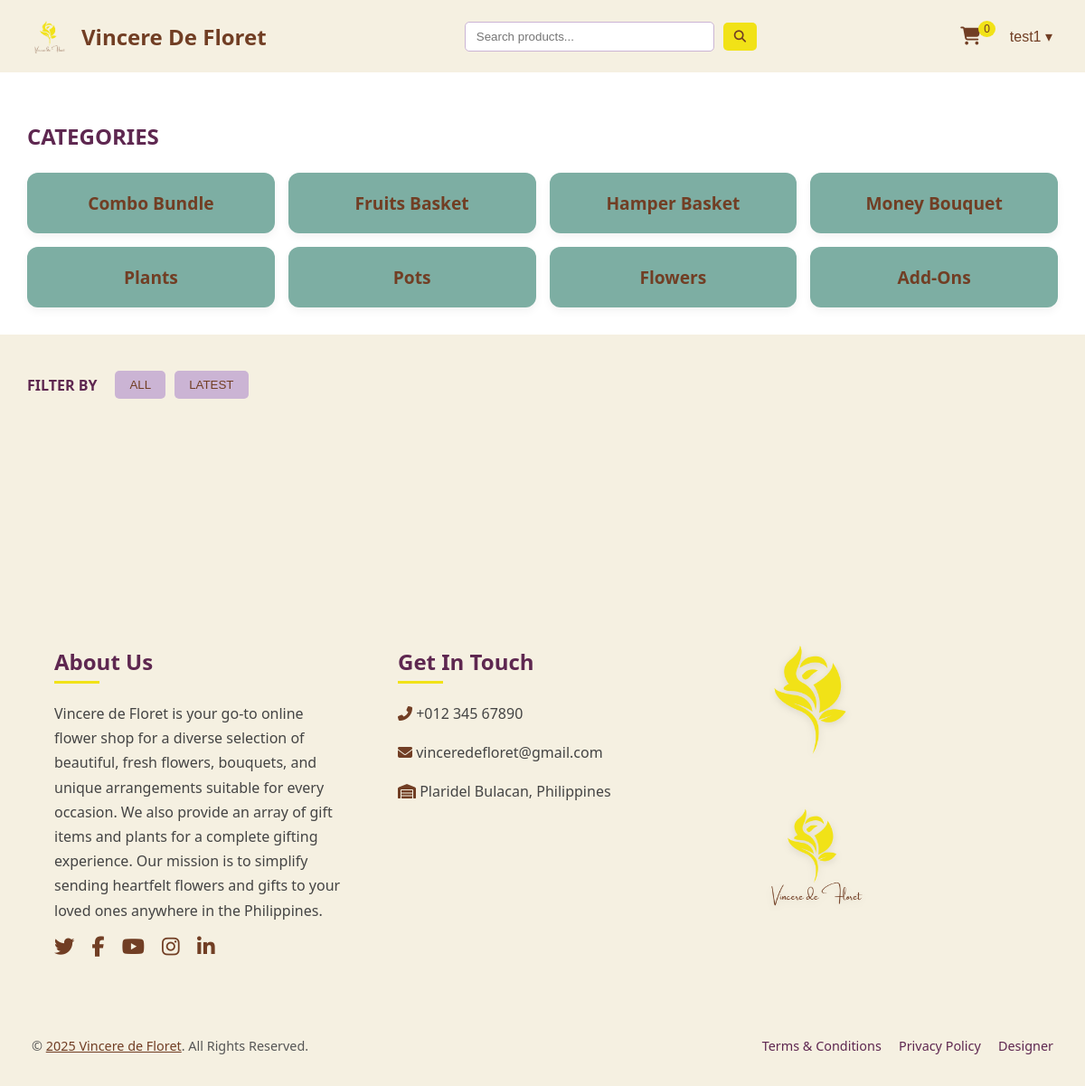
The page /php/product-category.php (signed in) on the database its author committed.
### tables this page shows
CREATE TABLE `design_settings` (
  `id` int(11) NOT NULL,
  `background_color` varchar(255) DEFAULT NULL,
  `font_color` varchar(255) DEFAULT NULL,
  `shop_name` varchar(255) DEFAULT NULL,
  `logo_path` varchar(255) DEFAULT NULL,
  `image_one_path` varchar(255) DEFAULT NULL,
  `image_two_path` varchar(255) DEFAULT NULL,
  `image_three_path` varchar(255) DEFAULT NULL
);

CREATE TABLE `category` (
  `id` int(11) NOT NULL,
  `category` varchar(50) NOT NULL,
  `product_count` int(11) DEFAULT 0
);

### php/product-category.php (the view, shortened to what this page needs)
<?php
require 'connection.php';
if (isset($_SESSION['user_name'])) {
    $userName = $_SESSION['user_name'];
} else {
    header("Location: http://localhost/vincere-de-floret/php/customer-landing-page.php");
    exit;
}
$sqlGetSettings = "SELECT * FROM design_settings WHERE id = 1";
$resultSettings = $conn->query($sqlGetSettings);
if ($resultSettings->num_rows > 0) {
    while ($row = $resultSettings->fetch_assoc()) {
        $shopName = $row["shop_name"];
        $logoPath = $row["logo_path"];
    }
} else {
    echo "0 results";
}
?>
<!DOCTYPE html>
<html lang="en">
<head>
    <link rel="stylesheet" href="https://cdnjs.cloudflare.com/ajax/libs/font-awesome/6.4.2/css/all.min.css" />
    <link rel="stylesheet" href="../css/product-category.css" />
</head>
<body>
<header class="header">
  <a href="customer-dashboard.php?user=<?= htmlspecialchars($userName) ?>" class="container-header">
    <img class="logo" src="../img/<?= htmlspecialchars(basename($logoPath)) ?>" alt="Sunny Blooms Logo" />
    <label class="shop"><?= htmlspecialchars($shopName) ?></label>
  </a>
  <div class="content-search">
    <input type="text" class="search-bar" placeholder="Search products..." />
    <button class="search-button">
      <i class="fa-solid fa-magnifying-glass"></i>
    </button>
  </div>
  <div class="header-right">
    <a href="cart.php?user=<?= urlencode($userName) ?>" class="cart-link">
      <button class="cart-button">
        <i class="fas fa-shopping-cart"></i>
        <?php
          $userQuery = "SELECT id FROM users WHERE name = ?";
          $stmt = mysqli_prepare($conn, $userQuery);
          mysqli_stmt_bind_param($stmt, "s", $userName);
          mysqli_stmt_execute($stmt);
          $userResult = mysqli_stmt_get_result($stmt);
          $userRow = mysqli_fetch_assoc($userResult);
          $user_id = $userRow['id'] ?? 0;
          $cartQuery = "SELECT COUNT(*) AS count FROM cart WHERE user_id = ?";
          $cartStmt = mysqli_prepare($conn, $cartQuery);
          mysqli_stmt_bind_param($cartStmt, "i", $user_id);
          mysqli_stmt_execute($cartStmt);
          $cartResult = mysqli_stmt_get_result($cartStmt);
          $cartCount = mysqli_fetch_assoc($cartResult)['count'] ?? 0;
          echo "<span class='cart-number'>$cartCount</span>";
        ?>
      </button>
    </a>
    <nav class="nav-right">
      <div class="dropdown">
        <button class="dropbtn"><?= htmlspecialchars($userName) ?> &#9662;</button>
      </div>
    </nav>
  </div>
</header>
      <section class="content-categories">
    <div class="categories-title"><p>CATEGORIES</p></div>
    <div class="containers-category">
                    <?php
                    require 'connection.php';
                    $query = "SELECT * FROM category";
                    $result = mysqli_query($conn, $query);
                    while ($row = mysqli_fetch_assoc($result)) {
                        $categoryLink = "product-category.php?category=" . urlencode($row['category']) . "&user=" . urlencode($userName);
                        echo "<a class='category-link' href='$categoryLink'>";
                        echo "<div class='categories'>";
                        echo "<div class='category-title'>";
                        echo "<span>{$row['category']}</span>";
                        echo "</div>";
                        echo "</div>";
                        echo "</a>";
                    }
                    ?>
                </div>
        </section>
<section class="daily-discover-content" id="product">
  <div class="daily-discover-title">
    <label>FILTER BY</label>
    <a href="product-category.php?category=<?= urlencode($_GET['category']) ?>&filter=all&user=<?= $userName ?>">
      <button name="all">ALL</button>
    </a>
    <a href="product-category.php?category=<?= urlencode($_GET['category']) ?>&filter=latest&user=<?= $userName ?>">
      <button name="latest">LATEST</button>
    </a>
  </div>
</section>
</body>
</html>
<?php
include ('footer.php');
?>

### css/product-category.css (style rules this page uses)
:root { --primary-yellow: #f1e217; --earth-brown: #713e24; --white: #ffffff; --leaf-green: #a3c585; --lavender-gray: #cbb4d4; --deep-plum: #5e2750; --light-beige: #f5f0e1; --dusty-blue: #7daea3; }
body { margin: 0; font-family: 'Segoe UI', Tahoma, Geneva, Verdana, sans-serif; background-color: var(--light-beige); color: var(--earth-brown); }
.header { display: flex; justify-content: space-between; align-items: center; padding: 15px 30px; }
.container-header { display: flex; align-items: center; gap: 10px; text-decoration: none; }
.logo { height: 50px; }
.shop { font-size: 1.5rem; font-weight: bold; }
.content-search { display: flex; gap: 10px; align-items: center; }
.search-bar { padding: 8px 12px; border: 1px solid var(--lavender-gray); border-radius: 5px; outline: none; min-width: 250px; }
.search-button { background-color: var(--primary-yellow); border: none; padding: 8px 12px; border-radius: 5px; cursor: pointer; }
.search-button i { color: var(--earth-brown); }
.header-right { display: flex; align-items: center; gap: 20px; }
.cart-button { position: relative; background: none; border: none; color: var(--white); font-size: 20px; cursor: pointer; }
.cart-number { position: absolute; top: -5px; right: -10px; background-color: var(--primary-yellow); color: var(--earth-brown); font-size: 12px; padding: 2px 6px; border-radius: 50%; }
.nav-right .dropbtn { background: none; border: none; cursor: pointer; font-size: 1rem; }
.content-categories { padding: 30px; background-color: var(--white); }
.categories-title p { font-size: 1.5rem; font-weight: 700; color: var(--deep-plum); }
.containers-category { display: flex; flex-wrap: wrap; gap: 15px; margin-top: 15px; }
.category-link { text-decoration: none; flex: 1 0 21%; }
.categories { background-color: var(--dusty-blue); padding: 20px; border-radius: 12px; text-align: center; color: var(--white); font-weight: 600; font-size: 1.2rem; box-shadow: 0 4px 10px rgba(0,0,0,0.05); transition: transform 0.2s ease-in-out; }
.daily-discover-content { padding: 40px 30px; }
.daily-discover-title { margin-bottom: 20px; display: flex; align-items: center; gap: 10px; }
.daily-discover-title label { font-weight: bold; margin-right: 10px; color: var(--deep-plum); }
.daily-discover-title a { text-decoration: none; }
.daily-discover-title button { padding: 8px 16px; background-color: var(--lavender-gray); border: none; border-radius: 5px; cursor: pointer; transition: background-color 0.3s; }

### css/footer.css (style rules this page uses)
:root { --primary-yellow: #f1e217; --earth-brown: #713e24; --white: #ffffff; --leaf-green: #a3c585; --lavender-gray: #cbb4d4; --deep-plum: #5e2750; --light-beige: #f5f0e1; --dusty-blue: #7daea3; }

### rows shown on the page
design_settings: logo_path (picture), shop_name "Vincere De Floret"
category: category "Combo Bundle"
category: category "Fruits Basket"
category: category "Hamper Basket"
category: category "Money Bouquet"
category: category "Plants"
category: category "Pots"
category: category "Flowers"
category: category "Add-Ons"

### other values the page prints
$cartCount "0"
$userName "test1"
